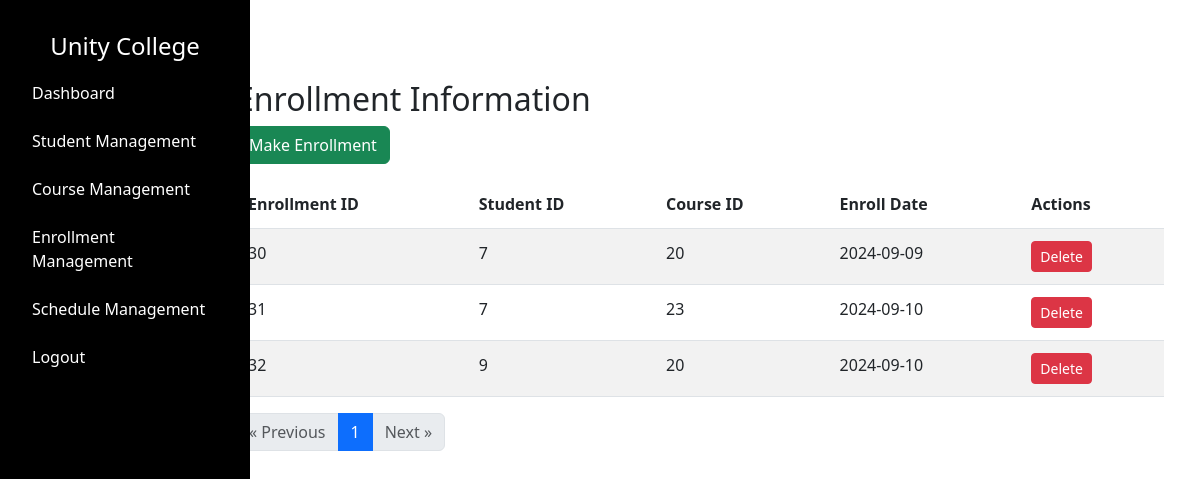
/admin/enrollmentmgt (signed in), run on an earlier commit of the app's database.
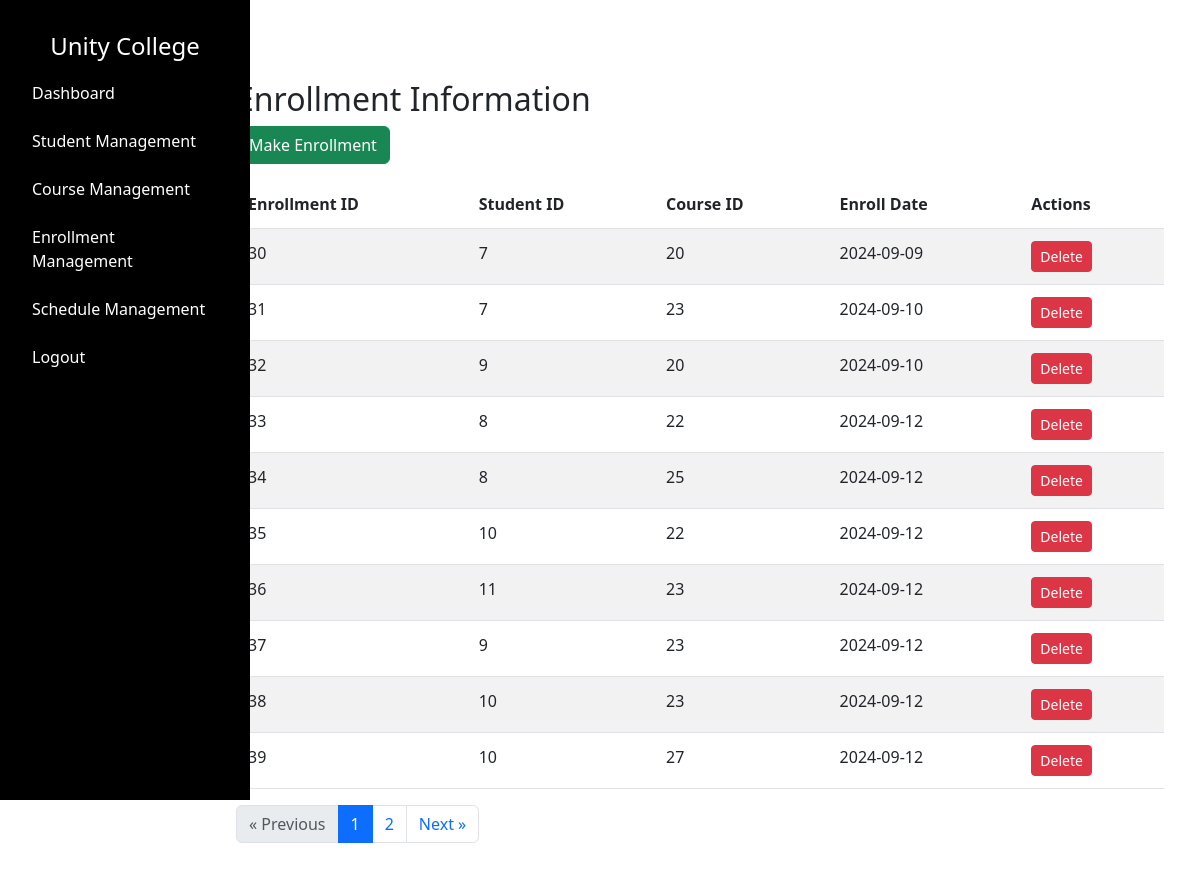
And on a later commit of the database.
### tables this page shows
CREATE TABLE "enrollment" (
    "id" INTEGER PRIMARY KEY AUTOINCREMENT,
    "student_id" INTEGER NOT NULL,
    "course_id" INTEGER NOT NULL,
    "enroll_date" DATE NOT NULL,
    FOREIGN KEY("student_id") REFERENCES "student"("id") ON DELETE RESTRICT,
    FOREIGN KEY("course_id") REFERENCES "course"("id") ON DELETE RESTRICT
);

### app.py (the view)
@app.route("/admin/enrollmentmgt", methods=["GET"])
def admin_view_enrollment():
    if 'username' not in session or session.get('user_type') != 'admin':
        return redirect(url_for('admin_login'))
    username = session.get('username')
    page = request.args.get('page', 1, type=int)
    per_page = 10  # Number of enrollments per page
    total_enrollment = query_db("SELECT COUNT(*) FROM enrollment")[0][0]
    offset = (page - 1) * per_page
    enrollment_query = f"SELECT * FROM enrollment LIMIT {per_page} OFFSET {offset}"
    enrollment = query_db(enrollment_query)
    enrollment_list = []
    for record in enrollment:
        enrollment_dict = {
            "id": record[0],
            "student_id": record[1],
            "course_id": record[2],
            "enroll_date": record[3],
        }
        enrollment_list.append(enrollment_dict)
    total_pages = (total_enrollment + per_page - 1) // per_page
    return render_template(
        "admin/enrollmentmgmt.html",
        enrollment_list=enrollment_list,
        username=username,
        current_page=page,
        total_pages=total_pages,
        per_page=per_page
    )

### dbcontroller.py (called while the page is built)
def query_db(query, args=(), one=False):
    con = sqlite3.connect('advweb.db')
    cur = con.cursor()
    cur.execute(query, args)
    rv = cur.fetchall()
    cur.close()
    con.close()
    return (rv[0] if rv else None) if one else rv

### templates/admin/enrollmentmgmt.html (shortened to what this page needs)
{% extends "/admin/layout.html" %} {% block content %}
<link href="/static/css/admin/enrollmentmgmt.css" rel="stylesheet" />
<div class="container mt-5">
  <h2>Enrollment Information</h2>
  <a href="{{ url_for('admin_enroll') }}" class="btn btn-success mb-3"
    >Make Enrollment</a
  >
  <div class="table-responsive">
    <table class="table table-striped">
      <thead>
        <tr>
          <th>Enrollment ID</th>
          <th>Student ID</th>
          <th>Course ID</th>
          <th>Enroll Date</th>
          <th>Actions</th>
        </tr>
      </thead>
      <tbody>
        {% for enrollment in enrollment_list %}
        <tr>
          <td>{{ enrollment['id'] }}</td>
          <td>{{ enrollment['student_id'] }}</td>
          <td>{{ enrollment['course_id'] }}</td>
          <td>{{ enrollment['enroll_date'] }}</td>
          <td>
            <form
              action="{{ url_for('delete_enrollment', id=enrollment['id']) }}"
              method="post"
              style="display: inline"
            >
              <button
                type="submit"
                class="btn btn-danger btn-sm"
                onclick="return confirm('Are you sure you want to delete this enrollment?')"
              >
                Delete
              </button>
            </form>
          </td>
        </tr>
        {% endfor %}
      </tbody>
    </table>
  </div>
  <div class="d-flex justify-content-start">
    <nav aria-label="Page navigation">
      <ul class="pagination">
        <li class="page-item {% if current_page == 1 %}disabled{% endif %}">
          <a
            class="page-link"
            href="{{ url_for('admin_view_enrollment', page=current_page-1) }}"
            aria-label="Previous"
          >
            <span aria-hidden="true">&laquo;</span> Previous
          </a>
        </li>
        {% for page_num in range(1, total_pages + 1) %}
        <li
          class="page-item {% if page_num == current_page %}active{% endif %}"
        >
          <a
            class="page-link"
            href="{{ url_for('admin_view_enrollment', page=page_num) }}"
            >{{ page_num }}</a
          >
        </li>
        {% endfor %}
        <li
          class="page-item {% if current_page == total_pages %}disabled{% endif %}"
        >
          <a
            class="page-link"
            href="{{ url_for('admin_view_enrollment', page=current_page+1) }}"
            aria-label="Next"
          >
            Next <span aria-hidden="true">&raquo;</span>
          </a>
        </li>
      </ul>
    </nav>
  </div>
</div>
{% endblock %}

What changed in the data, as far as the page shows it:
added enrollment: id "33", student_id "8", course_id "22", enroll_date "2024-09-12"
added enrollment: id "34", student_id "8", course_id "25", enroll_date "2024-09-12"
added enrollment: id "35", student_id "10", course_id "22", enroll_date "2024-09-12"
added enrollment: id "36", student_id "11", course_id "23", enroll_date "2024-09-12"
added enrollment: id "37", student_id "9", course_id "23", enroll_date "2024-09-12"
added enrollment: id "38", student_id "10", course_id "23", enroll_date "2024-09-12"
added enrollment: id "39", student_id "10", course_id "27", enroll_date "2024-09-12"
Also different on the page:
new list line: "2"
